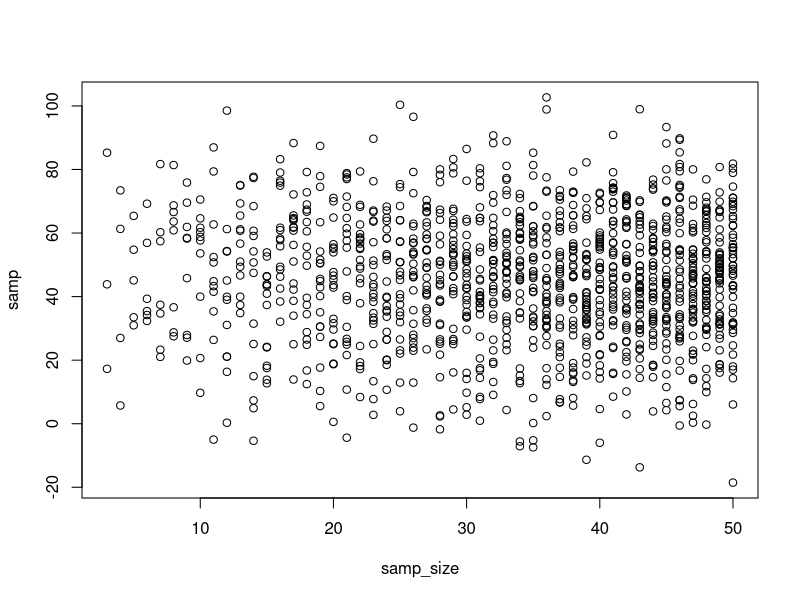
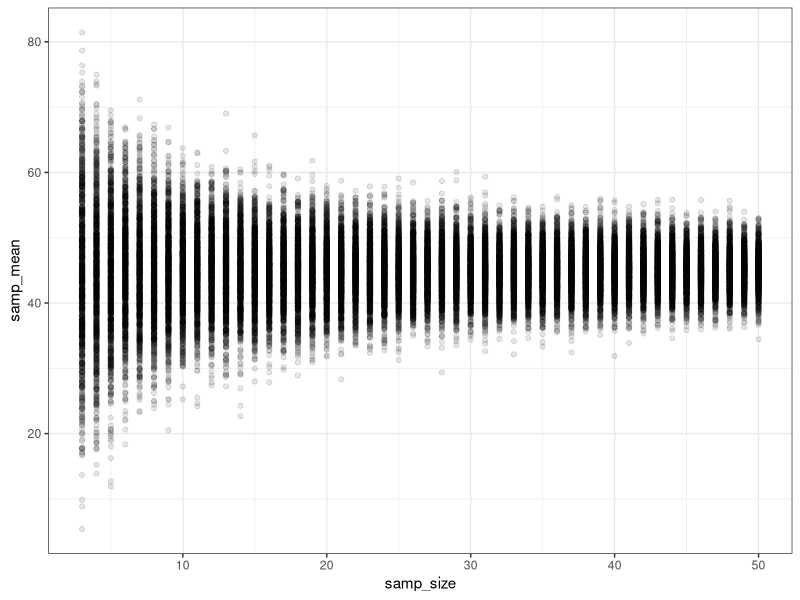
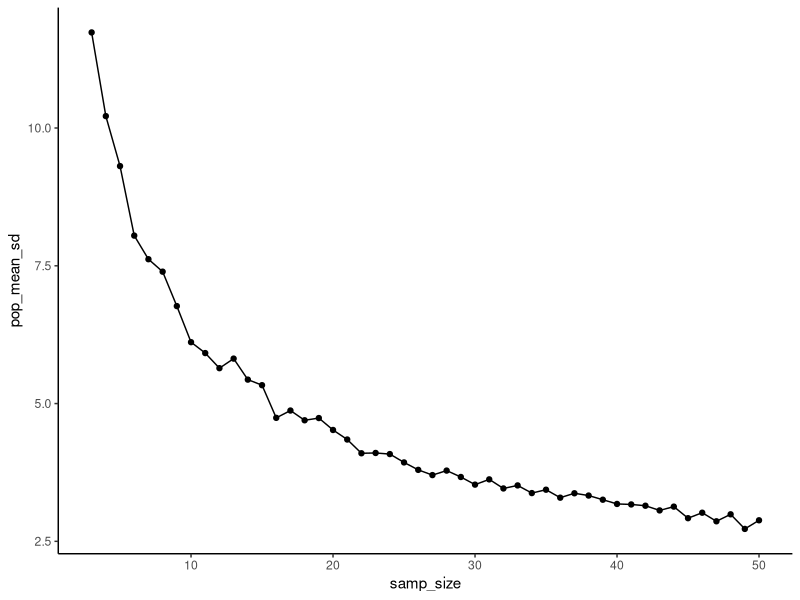

These figures' R source, in order:
## ---- chunk 1
knitr::opts_chunk$set(echo = TRUE,
                      message = FALSE,
                      warning = FALSE)
## ---- chunk 2
# libraries
library(dplyr)
library(ggplot2)

#set that theme
theme_set(theme_bw(base_size = 12))
## ---- chunk 3
replicate(n = 5, sum(1:10))
## ---- chunk 4
library(purrr)
map_dbl(1:5, ~sum(1:10))
## ---- chunk 5
map_df(1:10, ~data.frame(x = .x, y = sum(1:.x)))
## ---- chunk 6
map_df(1:10, ~data.frame(x = .x, y = cumsum(1:.x)))
## ---- chunk 7
my_vec <- c(11, 10, 10, 9, 10, 11, 10, 9, 10, 
            12, 9, 11, 8, 11, 11, 10, 11, 10, 
            11, 9)
## ---- chunk 8
set.seed(323)
samp <- rnorm(n = 40, mean = 10, sd = 3)
## ---- chunk 9
rbinom(10, size = 30, prob = 0.5)
## ---- chunk 10
runif(10, min = -1, max = 1)
## ---- chunk 11
# our assumptions
mean_pop <- 45
sd_pop <- 20

# use rep to repeat the sample sizes 3 through 50
samp_sim <- data.frame(samp_size = 3:50)
## ---- chunk 12
samp_sim_1 <- samp_sim %>%
  rowwise(samp_size) %>%
  summarize(samp = rnorm(samp_size, mean_pop, sd_pop))

plot(samp ~ samp_size, data = samp_sim_1)
## ---- chunk 13
samp_sim_means_2 <- samp_sim %>%
  rowwise(samp_size) %>%
  summarize(samp_mean = 
              replicate(2, rnorm(samp_size, mean_pop, sd_pop) %>% mean()))

samp_sim_means_2
## ---- chunk 14
# Take a data frame with a bunch of sample sizes
# For each row
# Replicate calculating the mean from a random draw some number of times
## ---- chunk 15
# Take a data frame with a bunch of sample sizes
sim_results <- samp_sim %>%

  # For each row
  rowwise(samp_size) %>%
  
  # Replicate calculating the mean from a random draw some number of times
  summarize(samp_mean = map_dbl(1:1000, 
                                ~ rnorm(samp_size, mean_pop, sd_pop) %>%
                                  mean()))
## ---- chunk 16
# Take a data frame with a bunch of sample sizes
sim_results <- samp_sim %>%

  # For each row
  rowwise(samp_size) %>%
  
  # Replicate calculating the mean 
  # and Sdfrom a random draw some number of times
  summarize(map_df(1:1000, 
                   ~data.frame(sim = .x,
                               samp_mean = rnorm(samp_size,
                                                 mean_pop, 
                                                 sd_pop) %>%
                                 mean(),
                               samp_sd = rnorm(samp_size,
                                               mean_pop, 
                                               sd_pop) %>%
                                 sd())))

sim_results
## ---- chunk 17
ggplot(sim_results,
       mapping = aes(x = samp_size,
                     y = samp_mean)) +
  geom_point(alpha = 0.1) +
  theme_bw()
## ---- chunk 18
# Take our sampSim data
# Group it by sample size
# Take the SD of the sample size
# ungroup the resulting data
# Sort it by SD
# Look at the top 5 entries.
## ---- chunk 19
# Take our sampSim data
sampSim_summary <- sim_results %>%
  # Group it by sample size
  group_by(samp_size) %>%
  # Take the SD of the sample size
  summarize(pop_mean_sd = sd(samp_mean))

## ---- chunk 20
sampSim_summary <- sampSim_summary %>%
  # Sort it by SD
  arrange(pop_mean_sd)

sampSim_summary
## ---- chunk 21
ggplot(sampSim_summary,
       mapping = aes(x = samp_size, y = pop_mean_sd)) +
  geom_point() +
  geom_line() +
  theme_classic()
## ---- chunk 22
mean(samp)

sd(samp)

median(samp)
## ---- chunk 23
IQR(samp)
## ---- chunk 24
#quartiles by defeault
quantile(samp)

#or, get what you want
quantile(samp, probs = c(0.05, 0.1, 0.5, 0.9, 0.95))
## ---- chunk 25
set.seed(2020)
samp <- rnorm(n = 40, mean = 10, sd = 3)
## ---- chunk 26
one_boot <- sample(samp, size = length(samp), replace = TRUE)
## ---- chunk 27
median_sims <- replicate(n = 100, 
                         median(sample(samp,length(samp), replace=TRUE)))

sd(median_sims)
## ---- chunk 28

one_boot_median <- function(samp){
  sample(samp, 
         size = length(samp),
         replace = TRUE) |>
    median()
}

meadian_from_boot <- function(n, pop_mean = 0, pop_sd = 1,
                              n_boot = 1000){
  
  # draw a sample
  samp <- rnorm(n, mean = pop_mean, sd = pop_sd)
  
  # get a bootstrap resample
  sims <- replicate(n_boot,one_boot_median(samp))
  
  # return the sims
  sims
}

# hey, it's the se from bootstrapping for ONE sample
# drawn from a population at n = 4
meadian_from_boot(4) |> sd()
